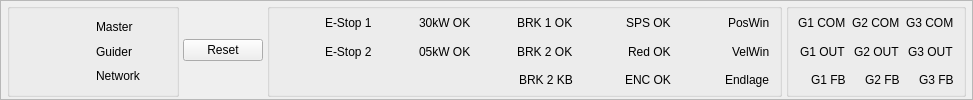
       <widget class="QFrame" name="frameStatusPanel">
        <property name="sizePolicy">
         <sizepolicy hsizetype="Preferred" vsizetype="Fixed">
          <horstretch>0</horstretch>
          <verstretch>0</verstretch>
         </sizepolicy>
        </property>
        <property name="minimumSize">
         <size>
          <width>210</width>
          <height>0</height>
         </size>
        </property>
        <property name="maximumSize">
         <size>
          <width>16777215</width>
          <height>150</height>
         </size>
        </property>
        <property name="frameShape">
         <enum>QFrame::Shape::StyledPanel</enum>
        </property>
        <layout class="QHBoxLayout" name="horizontalLayout_8" stretch="1,0,3,1">
         <property name="spacing">
          <number>4</number>
         </property>
         <property name="leftMargin">
          <number>6</number>
         </property>
         <property name="topMargin">
          <number>2</number>
         </property>
         <property name="rightMargin">
          <number>6</number>
         </property>
         <property name="bottomMargin">
          <number>2</number>
         </property>
         <item>
          <widget class="QGroupBox" name="gbStatusFlags">
           <property name="title">
            <string />
           </property>
           <layout class="QVBoxLayout" name="layoutEStopTop">
            <property name="spacing">
             <number>0</number>
            </property>
            <property name="leftMargin">
             <number>8</number>
            </property>
            <property name="topMargin">
             <number>6</number>
            </property>
            <property name="rightMargin">
             <number>8</number>
            </property>
            <property name="bottomMargin">
             <number>6</number>
            </property>
            <item>
             <layout class="QHBoxLayout" name="rowMaster">
              <property name="spacing">
               <number>6</number>
              </property>
              <item>
               <widget class="QFrame" name="dotMaster" />
              </item>
              <item>
               <widget class="QLabel" name="lblMaster">
                <property name="text">
                 <string>Master</string>
                </property>
               </widget>
              </item>
             </layout>
            </item>
            <item>
             <layout class="QHBoxLayout" name="rowGuider">
              <property name="spacing">
               <number>6</number>
              </property>
              <item>
               <widget class="QFrame" name="dotGuider" />
              </item>
              <item>
               <widget class="QLabel" name="lblGuider">
                <property name="text">
                 <string>Guider</string>
                </property>
               </widget>
              </item>
             </layout>
            </item>
            <item>
             <layout class="QHBoxLayout" name="rowNetwork">
              <property name="spacing">
               <number>6</number>
              </property>
              <item>
               <widget class="QFrame" name="dotNetwork" />
              </item>
              <item>
               <widget class="QLabel" name="lblNetwork">
                <property name="text">
                 <string>Network</string>
                </property>
               </widget>
              </item>
             </layout>
            </item>
           </layout>
          </widget>
         </item>
         <item>
          <widget class="QPushButton" name="btnEStopReset">
           <property name="sizePolicy">
            <sizepolicy hsizetype="Minimum" vsizetype="Maximum">
             <horstretch>0</horstretch>
             <verstretch>6</verstretch>
            </sizepolicy>
           </property>
           <property name="text">
            <string>Reset</string>
           </property>
          </widget>
         </item>
         <item>
          <widget class="QGroupBox" name="gbSafetyFlags">
           <property name="title">
            <string />
           </property>
           <layout class="QGridLayout" name="gridLayout">
            <property name="topMargin">
             <number>0</number>
            </property>
            <property name="bottomMargin">
             <number>0</number>
            </property>
            <property name="verticalSpacing">
             <number>0</number>
            </property>
            <item row="0" column="9">
             <layout class="QHBoxLayout" name="horizontalLayout_20">
              <property name="spacing">
               <number>0</number>
              </property>
              <item>
               <widget class="QFrame" name="dotPosWin" />
              </item>
              <item>
               <spacer name="horizontalSpacer_17">
                <property name="orientation">
                 <enum>Qt::Orientation::Horizontal</enum>
                </property>
                <property name="sizeHint" stdset="0">
                 <size>
                  <width>40</width>
                  <height>20</height>
                 </size>
                </property>
               </spacer>
              </item>
              <item>
               <widget class="QLabel" name="lblPosWin">
                <property name="text">
                 <string>PosWin</string>
                </property>
               </widget>
              </item>
             </layout>
            </item>
            <item row="1" column="1">
             <layout class="QHBoxLayout" name="horizontalLayout_11">
              <property name="spacing">
               <number>0</number>
              </property>
              <item>
               <widget class="QFrame" name="dot05kw" />
              </item>
              <item>
               <spacer name="horizontalSpacer_10">
                <property name="orientation">
                 <enum>Qt::Orientation::Horizontal</enum>
                </property>
                <property name="sizeHint" stdset="0">
                 <size>
                  <width>40</width>
                  <height>20</height>
                 </size>
                </property>
               </spacer>
              </item>
              <item>
               <widget class="QLabel" name="lbl05kw">
                <property name="text">
                 <string>05kW OK</string>
                </property>
               </widget>
              </item>
             </layout>
            </item>
            <item row="0" column="1">
             <layout class="QHBoxLayout" name="horizontalLayout_12">
              <property name="spacing">
               <number>0</number>
              </property>
              <item>
               <widget class="QFrame" name="dot30kw" />
              </item>
              <item>
               <spacer name="horizontalSpacer_9">
                <property name="orientation">
                 <enum>Qt::Orientation::Horizontal</enum>
                </property>
                <property name="sizeHint" stdset="0">
                 <size>
                  <width>40</width>
                  <height>20</height>
                 </size>
                </property>
               </spacer>
              </item>
              <item>
               <widget class="QLabel" name="lbl30kw">
                <property name="text">
                 <string>30kW OK</string>
                </property>
               </widget>
              </item>
             </layout>
            </item>
            <item row="1" column="2">
             <layout class="QHBoxLayout" name="horizontalLayout_14">
              <property name="spacing">
               <number>0</number>
              </property>
              <item>
               <widget class="QFrame" name="dotBRK2" />
              </item>
              <item>
               <spacer name="horizontalSpacer_12">
                <property name="orientation">
                 <enum>Qt::Orientation::Horizontal</enum>
                </property>
                <property name="sizeHint" stdset="0">
                 <size>
                  <width>40</width>
                  <height>20</height>
                 </size>
                </property>
               </spacer>
              </item>
              <item>
               <widget class="QLabel" name="lblBRK2">
                <property name="text">
                 <string>BRK 2 OK</string>
                </property>
               </widget>
              </item>
             </layout>
            </item>
            <item row="0" column="2">
             <layout class="QHBoxLayout" name="horizontalLayout_13">
              <property name="spacing">
               <number>0</number>
              </property>
              <item>
               <widget class="QFrame" name="dotBRK1" />
              </item>
              <item>
               <spacer name="horizontalSpacer_11">
                <property name="orientation">
                 <enum>Qt::Orientation::Horizontal</enum>
                </property>
                <property name="sizeHint" stdset="0">
                 <size>
                  <width>40</width>
                  <height>20</height>
                 </size>
                </property>
               </spacer>
              </item>
              <item>
               <widget class="QLabel" name="lblBRK1">
                <property name="text">
                 <string>BRK 1 OK</string>
                </property>
               </widget>
              </item>
             </layout>
            </item>
            <item row="2" column="2">
             <layout class="QHBoxLayout" name="horizontalLayout_15">
              <property name="spacing">
               <number>0</number>
              </property>
              <item>
               <widget class="QFrame" name="dotBRK2KB" />
              </item>
              <item>
               <spacer name="horizontalSpacer_13">
                <property name="orientation">
                 <enum>Qt::Orientation::Horizontal</enum>
                </property>
                <property name="sizeHint" stdset="0">
                 <size>
                  <width>40</width>
                  <height>20</height>
                 </size>
                </property>
               </spacer>
              </item>
              <item>
               <widget class="QLabel" name="lblBRK2KB">
                <property name="text">
                 <string>BRK 2 KB</string>
                </property>
               </widget>
              </item>
             </layout>
            </item>
            <item row="0" column="3">
             <layout class="QHBoxLayout" name="horizontalLayout_22">
              <property name="spacing">
               <number>0</number>
              </property>
              <item>
               <widget class="QFrame" name="dotSPS" />
              </item>
              <item>
               <spacer name="horizontalSpacer_14">
                <property name="orientation">
                 <enum>Qt::Orientation::Horizontal</enum>
                </property>
                <property name="sizeHint" stdset="0">
                 <size>
                  <width>40</width>
                  <height>20</height>
                 </size>
                </property>
               </spacer>
              </item>
              <item>
               <widget class="QLabel" name="lblSPS">
                <property name="text">
                 <string>SPS OK</string>
                </property>
               </widget>
              </item>
             </layout>
            </item>
            <item row="1" column="3">
             <layout class="QHBoxLayout" name="horizontalLayout_21">
              <property name="spacing">
               <number>0</number>
              </property>
              <item>
               <widget class="QFrame" name="dotRed" />
              </item>
              <item>
               <spacer name="horizontalSpacer_15">
                <property name="orientation">
                 <enum>Qt::Orientation::Horizontal</enum>
                </property>
                <property name="sizeHint" stdset="0">
                 <size>
                  <width>40</width>
                  <height>20</height>
                 </size>
                </property>
               </spacer>
              </item>
              <item>
               <widget class="QLabel" name="lblRed">
                <property name="text">
                 <string>Red OK</string>
                </property>
               </widget>
              </item>
             </layout>
            </item>
            <item row="2" column="3">
             <layout class="QHBoxLayout" name="horizontalLayout_16">
              <property name="spacing">
               <number>0</number>
              </property>
              <item>
               <widget class="QFrame" name="dotENC" />
              </item>
              <item>
               <spacer name="horizontalSpacer_16">
                <property name="orientation">
                 <enum>Qt::Orientation::Horizontal</enum>
                </property>
                <property name="sizeHint" stdset="0">
                 <size>
                  <width>40</width>
                  <height>20</height>
                 </size>
                </property>
               </spacer>
              </item>
              <item>
               <widget class="QLabel" name="lblENC">
                <property name="text">
                 <string>ENC OK</string>
                </property>
               </widget>
              </item>
             </layout>
            </item>
            <item row="1" column="9">
             <layout class="QHBoxLayout" name="horizontalLayout_24">
              <property name="spacing">
               <number>0</number>
              </property>
              <item>
               <widget class="QFrame" name="dotVelWin" />
              </item>
              <item>
               <spacer name="horizontalSpacer_18">
                <property name="orientation">
                 <enum>Qt::Orientation::Horizontal</enum>
                </property>
                <property name="sizeHint" stdset="0">
                 <size>
                  <width>40</width>
                  <height>20</height>
                 </size>
                </property>
               </spacer>
              </item>
              <item>
               <widget class="QLabel" name="lblVelWin">
                <property name="text">
                 <string>VelWin</string>
                </property>
               </widget>
              </item>
             </layout>
            </item>
            <item row="2" column="9">
             <layout class="QHBoxLayout" name="horizontalLayout_19">
              <property name="spacing">
               <number>0</number>
              </property>
              <item>
               <widget class="QFrame" name="dotEndlage" />
              </item>
              <item>
               <spacer name="horizontalSpacer_19">
                <property name="orientation">
                 <enum>Qt::Orientation::Horizontal</enum>
                </property>
                <property name="sizeHint" stdset="0">
                 <size>
                  <width>40</width>
                  <height>20</height>
                 </size>
                </property>
               </spacer>
              </item>
              <item>
               <widget class="QLabel" name="lblEndlage">
                <property name="text">
                 <string>Endlage</string>
                </property>
               </widget>
              </item>
             </layout>
            </item>
            <item row="0" column="0">
             <layout class="QHBoxLayout" name="horizontalLayout_17">
              <property name="spacing">
               <number>0</number>
              </property>
              <item>
               <widget class="QFrame" name="dotEStop1" />
              </item>
              <item>
               <spacer name="horizontalSpacer_7">
                <property name="orientation">
                 <enum>Qt::Orientation::Horizontal</enum>
                </property>
                <property name="sizeHint" stdset="0">
                 <size>
                  <width>40</width>
                  <height>20</height>
                 </size>
                </property>
               </spacer>
              </item>
              <item>
               <widget class="QLabel" name="lblEStop1">
                <property name="text">
                 <string>E-Stop 1</string>
                </property>
               </widget>
              </item>
             </layout>
            </item>
            <item row="1" column="0">
             <layout class="QHBoxLayout" name="horizontalLayout_18">
              <property name="spacing">
               <number>0</number>
              </property>
              <item>
               <widget class="QFrame" name="dotEStop2" />
              </item>
              <item>
               <spacer name="horizontalSpacer_8">
                <property name="orientation">
                 <enum>Qt::Orientation::Horizontal</enum>
                </property>
                <property name="sizeHint" stdset="0">
                 <size>
                  <width>40</width>
                  <height>20</height>
                 </size>
                </property>
               </spacer>
              </item>
              <item>
               <widget class="QLabel" name="lblEStop2">
                <property name="text">
                 <string>E-Stop 2</string>
                </property>
               </widget>
              </item>
             </layout>
            </item>
           </layout>
          </widget>
         </item>
         <item>
          <widget class="QGroupBox" name="gbTwinSafeFlags">
           <property name="title">
            <string />
           </property>
           <layout class="QGridLayout" name="gridLayout_2">
            <property name="topMargin">
             <number>0</number>
            </property>
            <property name="bottomMargin">
             <number>0</number>
            </property>
            <property name="verticalSpacing">
             <number>0</number>
            </property>
            <item row="0" column="0">
             <layout class="QHBoxLayout" name="horizontalLayout_34">
              <property name="spacing">
               <number>0</number>
              </property>
              <item>
               <widget class="QFrame" name="g1_com_dot" />
              </item>
              <item>
               <spacer name="horizontalSpacer_20">
                <property name="orientation">
                 <enum>Qt::Orientation::Horizontal</enum>
                </property>
                <property name="sizeHint" stdset="0">
                 <size>
                  <width>40</width>
                  <height>20</height>
                 </size>
                </property>
               </spacer>
              </item>
              <item>
               <widget class="QLabel" name="lblG2Com_2">
                <property name="text">
                 <string>G1 COM</string>
                </property>
               </widget>
              </item>
             </layout>
            </item>
            <item row="0" column="1">
             <layout class="QHBoxLayout" name="horizontalLayout_25">
              <property name="spacing">
               <number>0</number>
              </property>
              <item>
               <widget class="QFrame" name="g2_com_dot" />
              </item>
              <item>
               <spacer name="horizontalSpacer_23">
                <property name="orientation">
                 <enum>Qt::Orientation::Horizontal</enum>
                </property>
                <property name="sizeHint" stdset="0">
                 <size>
                  <width>40</width>
                  <height>20</height>
                 </size>
                </property>
               </spacer>
              </item>
              <item>
               <widget class="QLabel" name="lblG2Com">
                <property name="text">
                 <string>G2 COM</string>
                </property>
               </widget>
              </item>
             </layout>
            </item>
            <item row="0" column="2">
             <layout class="QHBoxLayout" name="horizontalLayout_26">
              <property name="spacing">
               <number>0</number>
              </property>
              <item>
               <widget class="QFrame" name="g3_com_dot" />
              </item>
              <item>
               <spacer name="horizontalSpacer_26">
                <property name="orientation">
                 <enum>Qt::Orientation::Horizontal</enum>
                </property>
                <property name="sizeHint" stdset="0">
                 <size>
                  <width>40</width>
                  <height>20</height>
                 </size>
                </property>
               </spacer>
              </item>
              <item>
               <widget class="QLabel" name="lblG3Com">
                <property name="text">
                 <string>G3 COM</string>
                </property>
               </widget>
              </item>
             </layout>
            </item>
            <item row="1" column="0">
             <layout class="QHBoxLayout" name="horizontalLayout_27">
              <property name="spacing">
               <number>0</number>
              </property>
              <item>
               <widget class="QFrame" name="g1_out_dot" />
              </item>
              <item>
               <spacer name="horizontalSpacer_21">
                <property name="orientation">
                 <enum>Qt::Orientation::Horizontal</enum>
                </property>
                <property name="sizeHint" stdset="0">
                 <size>
                  <width>40</width>
                  <height>20</height>
                 </size>
                </property>
               </spacer>
              </item>
              <item>
               <widget class="QLabel" name="lblG1Out">
                <property name="text">
                 <string>G1 OUT</string>
                </property>
               </widget>
              </item>
             </layout>
            </item>
            <item row="1" column="1">
             <layout class="QHBoxLayout" name="horizontalLayout_28">
              <property name="spacing">
               <number>0</number>
              </property>
              <item>
               <widget class="QFrame" name="g2_out_dot" />
              </item>
              <item>
               <spacer name="horizontalSpacer_24">
                <property name="orientation">
                 <enum>Qt::Orientation::Horizontal</enum>
                </property>
                <property name="sizeHint" stdset="0">
                 <size>
                  <width>40</width>
                  <height>20</height>
                 </size>
                </property>
               </spacer>
              </item>
              <item>
               <widget class="QLabel" name="lblG2Out">
                <property name="text">
                 <string>G2 OUT</string>
                </property>
               </widget>
              </item>
             </layout>
            </item>
            <item row="1" column="2">
             <layout class="QHBoxLayout" name="horizontalLayout_29">
              <property name="spacing">
               <number>0</number>
              </property>
              <item>
               <widget class="QFrame" name="g3_out_dot" />
              </item>
              <item>
               <spacer name="horizontalSpacer_27">
                <property name="orientation">
                 <enum>Qt::Orientation::Horizontal</enum>
                </property>
                <property name="sizeHint" stdset="0">
                 <size>
                  <width>40</width>
                  <height>20</height>
                 </size>
                </property>
               </spacer>
              </item>
              <item>
               <widget class="QLabel" name="lblG3_Out">
                <property name="text">
                 <string>G3 OUT</string>
                </property>
               </widget>
              </item>
             </layout>
            </item>
            <item row="2" column="0">
             <layout class="QHBoxLayout" name="horizontalLayout_33">
              <property name="spacing">
               <number>0</number>
              </property>
              <item>
               <widget class="QFrame" name="g1_fb_dot" />
              </item>
              <item>
               <spacer name="horizontalSpacer_22">
                <property name="orientation">
                 <enum>Qt::Orientation::Horizontal</enum>
                </property>
                <property name="sizeHint" stdset="0">
                 <size>
                  <width>40</width>
                  <height>20</height>
                 </size>
                </property>
               </spacer>
              </item>
              <item>
               <widget class="QLabel" name="lblG1Fb_3">
                <property name="text">
                 <string>G1 FB</string>
                </property>
               </widget>
              </item>
             </layout>
            </item>
            <item row="2" column="1">
             <layout class="QHBoxLayout" name="horizontalLayout_31">
              <property name="spacing">
               <number>0</number>
              </property>
              <item>
               <widget class="QFrame" name="g2_fb_dot" />
              </item>
              <item>
               <spacer name="horizontalSpacer_25">
                <property name="orientation">
                 <enum>Qt::Orientation::Horizontal</enum>
                </property>
                <property name="sizeHint" stdset="0">
                 <size>
                  <width>40</width>
                  <height>20</height>
                 </size>
                </property>
               </spacer>
              </item>
              <item>
               <widget class="QLabel" name="lblG2Fb">
                <property name="text">
                 <string>G2 FB</string>
                </property>
               </widget>
              </item>
             </layout>
            </item>
            <item row="2" column="2">
             <layout class="QHBoxLayout" name="horizontalLayout_32">
              <property name="spacing">
               <number>0</number>
              </property>
              <item>
               <widget class="QFrame" name="g3_fb_dot" />
              </item>
              <item>
               <spacer name="horizontalSpacer_28">
                <property name="orientation">
                 <enum>Qt::Orientation::Horizontal</enum>
                </property>
                <property name="sizeHint" stdset="0">
                 <size>
                  <width>40</width>
                  <height>20</height>
                 </size>
                </property>
               </spacer>
              </item>
              <item>
               <widget class="QLabel" name="lblG3Fb">
                <property name="text">
                 <string>G3 FB</string>
                </property>
               </widget>
              </item>
             </layout>
            </item>
           </layout>
          </widget>
         </item>
        </layout>
       </widget>
